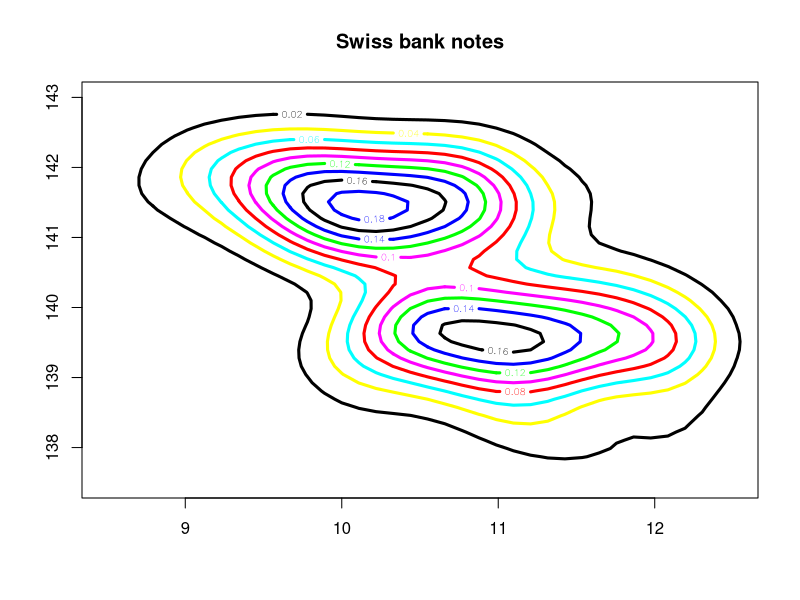

R code for this plot:

# clear variables and close windows
rm(list = ls(all = TRUE))
graphics.off()

# install and load packages
libraries = c("KernSmooth", "graphics")
lapply(libraries, function(x) if (!(x %in% installed.packages())) {
install.packages(x)
})
lapply(libraries, library, quietly = TRUE, character.only = TRUE)

# load data
xx = read.table("bank2.dat")

d  = bkde2D(xx[, 5:6], bandwidth = 1.06 * c(sd(xx[, 5]), sd(xx[, 6])) * 200^(-1/5))

# plot
contour(d$x1, d$x2, d$fhat, xlim = c(8.5, 12.5), ylim = c(137.5, 143), col = c("blue", 
    "black", "yellow", "cyan", "red", "magenta", "green", "blue", "black"), lwd = 3, 
    cex.axis = 1, main = "Swiss bank notes")
	
